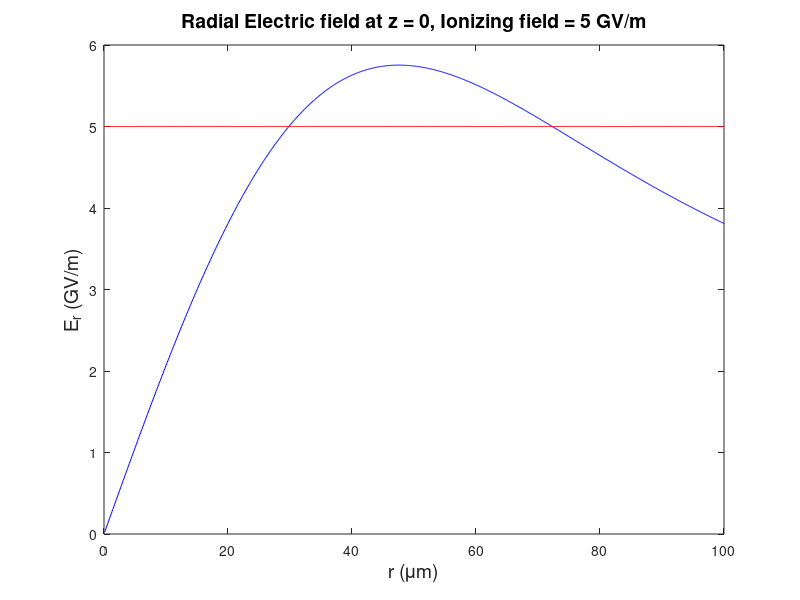
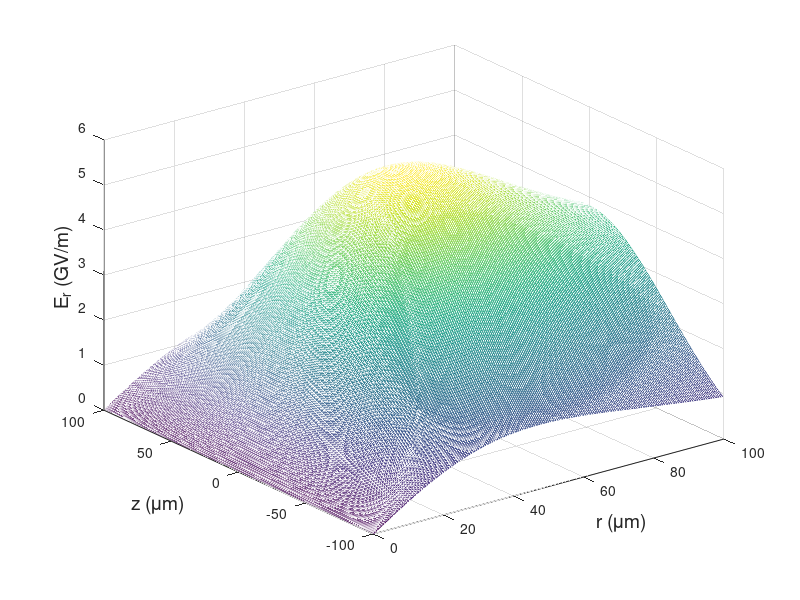

Source code (MATLAB) for these figures, in order:
e_c = 1.6e-19;   % electron charge
N = 2e10;        % number of electrons
sig_r = 30e-6;   % radius
sig_z = 60e-6;   % bunch length
e_0 = 8.854e-12; % permittivity of free space
he_i = 5;       % helium ionization threshold in GV/m

r = linspace(0.1e-6,100e-6,1000);
z = linspace(-100e-6,200e-6,2000);
e_i = he_i*ones(numel(r),1);

% radial elcectric field
e_r = e_c*N*(1-exp(-r.^2/(2*sig_r^2)))./((2*pi)^1.5*e_0*sig_z*r);

figure(1);
plot(1e6*r,e_r/1e9,'b',1e6*r,e_i,'r');
xlabel('r (\mum)','fontsize',14);
ylabel('E_r (GV/m)','fontsize',14);
title('Radial Electric field at z = 0, Ionizing field = 5 GV/m','fontsize',14);

figure(2);
[R,Z] = meshgrid(0.1e-6:0.5e-6:100e-6,-100e-6:0.5e-6:100e-6);
Er_z = e_c*N*(1-exp(-R.^2/(2*sig_r^2))).*exp(-Z.^2/(2*sig_z^2))./((2*pi)^1.5*e_0*sig_z*R);
mesh(1e6*R,1e6*Z,Er_z/1e9);
xlabel('r (\mum)','fontsize',14);
ylabel('z (\mum)','fontsize',14);
zlabel('E_r (GV/m)','fontsize',14);
